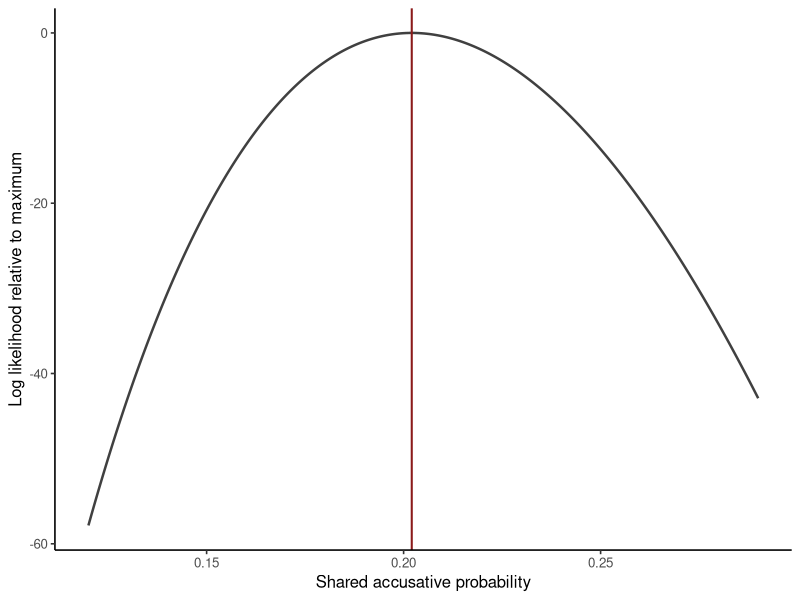

Generate this figure with R:
## ---- chunk 1
#| label: fit-ud-bernoulli-mle
library(ggplot2)

pronouns <- read.csv(
  "data/ud-turkish-boun/personal-pronoun-cases.csv",
  stringsAsFactors = FALSE
)
n <- nrow(pronouns)
k <- sum(pronouns$accusative)
p_hat <- k / n

negative_log_likelihood <- function(p) {
  if (p <= 0 || p >= 1) return(Inf)
  -(k * log(p) + (n - k) * log1p(-p))
}

p_numerical <- optimize(
  negative_log_likelihood,
  interval = c(1e-8, 1 - 1e-8), # dqr-allow: scale-boundary
  tol = .Machine$double.eps^0.5
)$minimum

likelihood_grid <- data.frame(p = seq(0.12, 0.29, length.out = 500L))
likelihood_grid$log_likelihood <- with(
  likelihood_grid,
  k * log(p) + (n - k) * log1p(-p)
)
likelihood_grid$relative_log_likelihood <-
  likelihood_grid$log_likelihood - max(likelihood_grid$log_likelihood)

stopifnot(abs(p_numerical - p_hat) < 1e-7)

data.frame(
  tokens = n,
  accusative_tokens = k,
  analytic_mle = p_hat,
  numerical_mle = p_numerical
)
## ---- chunk 2
#| label: plot-ud-bernoulli-likelihood
#| fig-cap: "Relative Bernoulli log likelihood for the BOUN accusative labels. The vertical line marks the maximum."
ggplot(likelihood_grid, aes(p, relative_log_likelihood)) +
  geom_line(color = "grey25", linewidth = 0.85) +
  geom_vline(xintercept = p_hat, color = "#8B1A1A", linewidth = 0.7) +
  labs(x = "Shared accusative probability", y = "Log likelihood relative to maximum") +
  theme_classic(base_size = 12)
